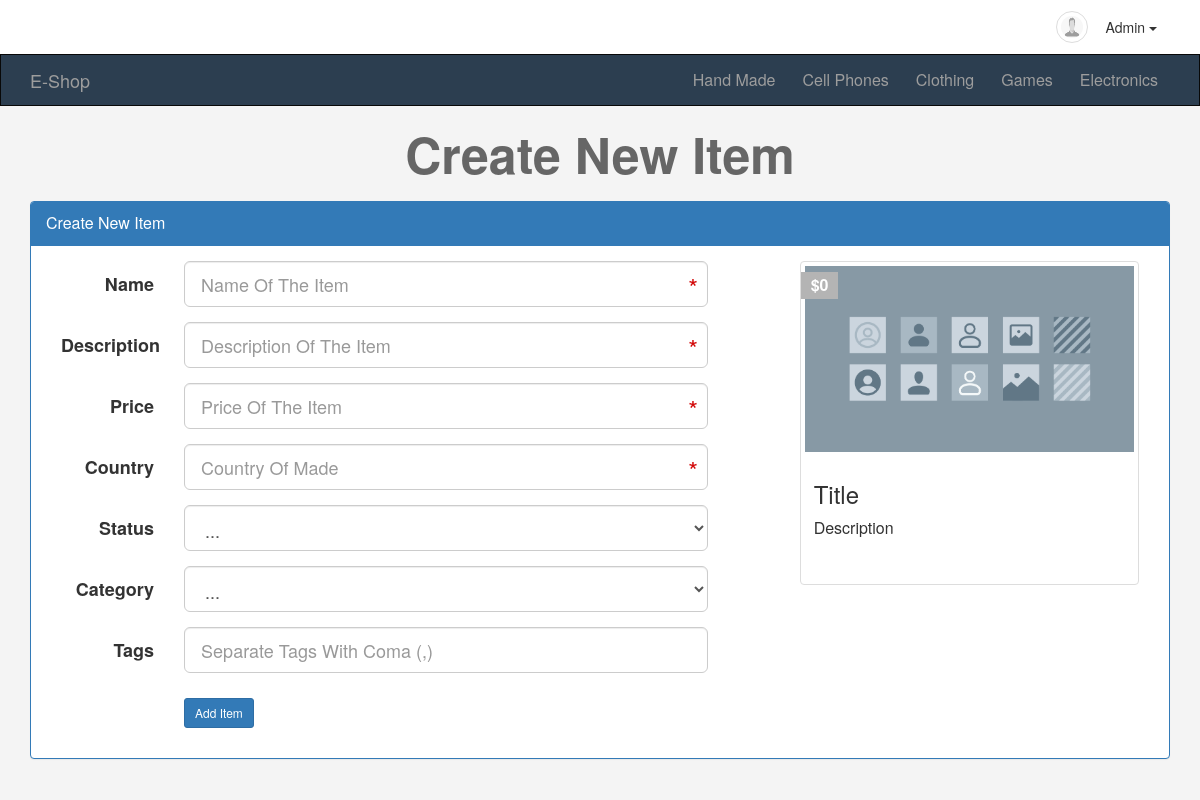
/newad.php (signed in), run on the app's committed database.
### tables this page shows
CREATE TABLE `categories` (
  `ID` int(11) NOT NULL,
  `Name` varchar(255) NOT NULL,
  `Description` text NOT NULL,
  `parent` int(11) NOT NULL,
  `Ordering` int(11) DEFAULT NULL,
  `Visibility` tinyint(4) NOT NULL DEFAULT 0,
  `Allow_Comment` tinyint(4) NOT NULL DEFAULT 0,
  `Allow_Ads` tinyint(4) NOT NULL DEFAULT 0
);

### int.php (called while the page is built, shortened)
<?php
    	include 'admin/connect.php';
	    $tpl  = 'includes/templates/';
	    $func = 'includes/functions/';
	    include $func .  'functions.php';
	    include $tpl  .  'header.php';
?>

### includes/functions/functions.php (called while the page is built, shortened)
<?php
	function getAllFrom($field,$table,$where = NULL,$and = NULL ,$orderfield,$ordering = "DESC" ){
		global $conn;
		$getAll = $conn -> prepare("SELECT $field FROM $table  $where $and ORDER BY $orderfield $ordering");
		$getAll -> execute();
		$all = $getAll -> FetchAll();
		return $all;
	}
?>

### newad.php (the view, shortened to what this page needs)
<?php
		include "int.php";
		if(isset($_SESSION['userName'])){
?>
	<h1 class="text-center"> Create New Item  </h1>
	<div class="information block">
		<div class="container">
			<div class="panel panel-primary">
				<div class="panel-heading"> Create New Item </div>
				<div class="panel-body">
					<div class="col-md-8">
						<form class="form-horizontal main-form" action="<?php $_SERVER['PHP_SELF'] ?>" method="POST">
							<div class="form-group form-group-lg">
								<label class="col-sm-2 control-label">Name</label>
								<div class="col-sm-10 col-md-9">
									<input
										pattern=".{4,}"
										title="This Field Require At Least 4 Characters"
										type="text"
										name="name"
										class="form-control live-name"
										required="true"
										placeholder="Name Of The Item" />
								</div>
							</div>
							<div class="form-group form-group-lg">
								<label class="col-sm-2 control-label">Description</label>
								<div class="col-sm-10 col-md-9">
									<input
										type="text"
										name="description"
										class="form-control live-desc"
										required="true"
										placeholder="Description Of The Item" />
								</div>
							</div>
							<div class="form-group form-group-lg">
								<label class="col-sm-2 control-label">Price </label>
								<div class="col-sm-10 col-md-9">
									<input
										type="text"
										name="price"
										class="form-control live-price"
										required="true"
										placeholder="Price Of The Item" />
								</div>
							</div>
							<div class="form-group form-group-lg">
								<label class="col-sm-2 control-label">Country </label>
								<div class="col-sm-10 col-md-9">
									<input
										type="text"
										name="country"
										class="form-control"
										required="true"
										placeholder="Country Of Made" />
								</div>
							</div>
							<div class="form-group form-group-lg">
								<label class="col-sm-2 control-label">Status </label>
								<div class="col-sm-10 col-md-9">
									<select class="form-control" name="status" required="true">
										<option value="0">...</option>
									</select>
								</div>
							</div>
							<div class="form-group form-group-lg">
								<label class="col-sm-2 control-label">Category </label>
								<div class="col-sm-10 col-md-9">
									<select class="form-control" name="category" required="true">
										<option value="0">...</option>
									</select>
								</div>
							</div>
							<div class="form-group form-group-lg">
								<label class="col-sm-2 control-label">Tags</label>
								<div class="col-sm-10 col-md-9">
									<input
										type="text"
										name="tags"
										class="form-control"
										placeholder="Separate Tags With Coma (,)" />
								</div>
							</div>
							<div class="form-group">
								<div class=" col-sm-offset-2 col-sm-10">
									<input type="submit" value="Add Item" class="btn btn-primary btn-sm"/>
								</div>
							</div>
						</form>
					</div>
					<div class="col-md-4">
						<div class="thumbnail item-box live-preview">
							<span class="price-tag">$0</span>
							<img class="img-responsive avater-img" src="includes/images/default.jpg" alt="avater" />
							<div class="caption">
									<h3>Title</h3>
									<p>Description</p>
							</div>
						</div>
					</div>
				</div>
			</div>
		</div>
	</div>
<?php
	}else{
		header('Location:login.php');
		exit();
	}
		include $tpl.'footer.php';
?>

### includes/templates/header.php (shortened to what this page needs)
<!DOCTYPE html>
<html>
	<head>
        <link rel="stylesheet" href="layout/css/bootstrap.min.css"/>
        <link rel="stylesheet" href="layout/css/font-awesome.min.css"/>
        <link rel="stylesheet" href="layout/css/front.css"/>
	</head>
	<body>
    <div class="upper-bar">
      <div class="container">
        <?php if (isset($_SESSION['userName'])){ ?>
				<div class='pull-right'>
	        <img class="my-image img-thumbnail img-circle" src="includes/images/1.jpg" alt="" />
	        <div class="btn-group my-info">
	            <span class="btn dropdown-toggle" data-toggle="dropdown">
	                <?php echo $_SESSION['userName'] ?>
	                <span class="caret"></span>
	            </span>
	        </div>
			  </div>
        <?php }else{
          echo "<a href='login.php'><span class='pull-right'>Login | Signup</span></a>";
        }?>
      </div>
    </div>
    <nav class="navbar navbar-inverse">
      <div class="container">
        <div class="navbar-header">
          <a class="navbar-brand" href="index.php">E-Shop</a>
        </div>
        <div class="collapse navbar-collapse" id="app-nav">
          <ul class="nav navbar-nav navbar-right">
            <?php
              $allCats = getAllFrom("*","categories","WHERE parent = 0","","ID","ASC" );
              foreach ( $allCats as $cat) {
                echo '<li><a href="categories.php?pageid='.$cat['ID'].'">' .$cat['Name'] . '</a></li>';
              }
            ?>
          </ul>
        </div>
      </div>
    </nav>

### layout/css/front.css (style rules this page uses)
body { background-color: #F4F4F4; font-size: 16px; }
h1 { font-size: 50px; margin: 20px 0; font-weight: bold; color: #666; }
.navbar { border-radius: 0; margin-bottom: 0; }
.nav>li>a , .navbar-brand { padding-right: 12px; }
.navbar-brand { front-size: 1em; }
.upper-bar { padding: 10px; background-color: #fff ; }
.my-image { width:32px; height: 32px; }
.item-box { position: relative; }
.item-box .price-tag { background-color: #B4B4B4; padding: 2px 10px; position: absolute; left: 0; top: 10px; font-weight: bold; color: #FFF; }
.item-box .caption p { height: 44px; max-height:44px; }
.information { margin-top: 10px; }
.information .btn { margin-top: 10px; }

### data on the page
categories: Name "Hand Made"
categories: Name "Cell Phones"
categories: Name "Clothing"
categories: Name "Games"
categories: Name "Electronics"

### other printed values
$_SESSION['userName'] "Admin"
